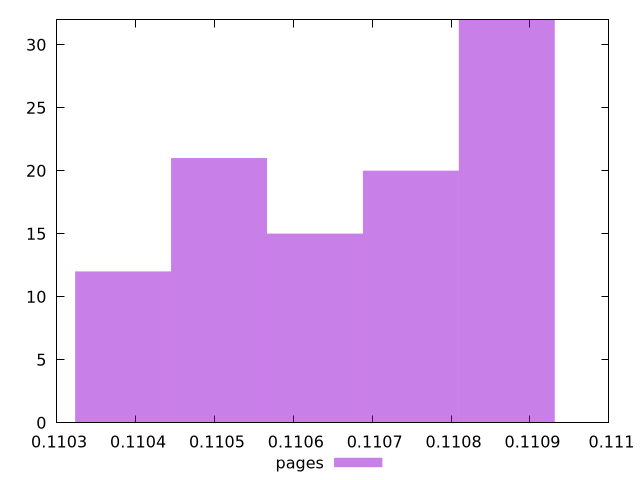

Write gnuplot code to recreate this figure.
$_pages <<EOF
0.11062744285100029 15
0.1105058742324827 21
0.11038430561396512 12
0.11087058008803545 32
0.11074901146951786 20
EOF
set key outside below
set terminal pngcairo
set output "report_00004_2020-11-02T20-21-41.718Z/uses-long-cache-ttl/pages//hist.png"
set yrange [0:32]
set boxwidth 0.00012156861851758273
set style fill transparent solid 0.5 noborder
plot $_pages title "pages" with boxes ,
